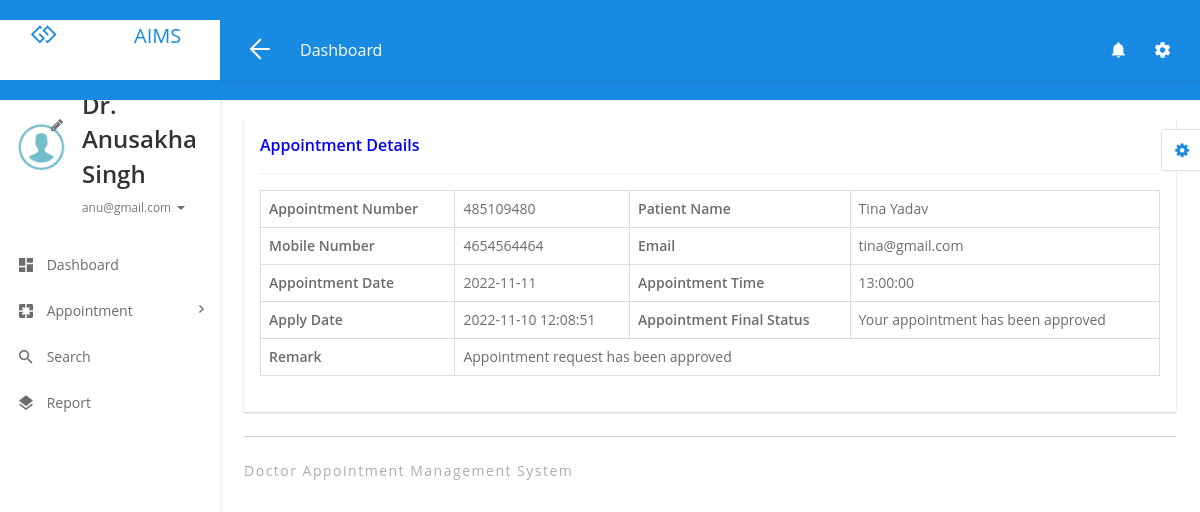
Before: /doctor/view-appointment-detail.php?editid=3&&aptid=485109480 (signed in) with the older database file.
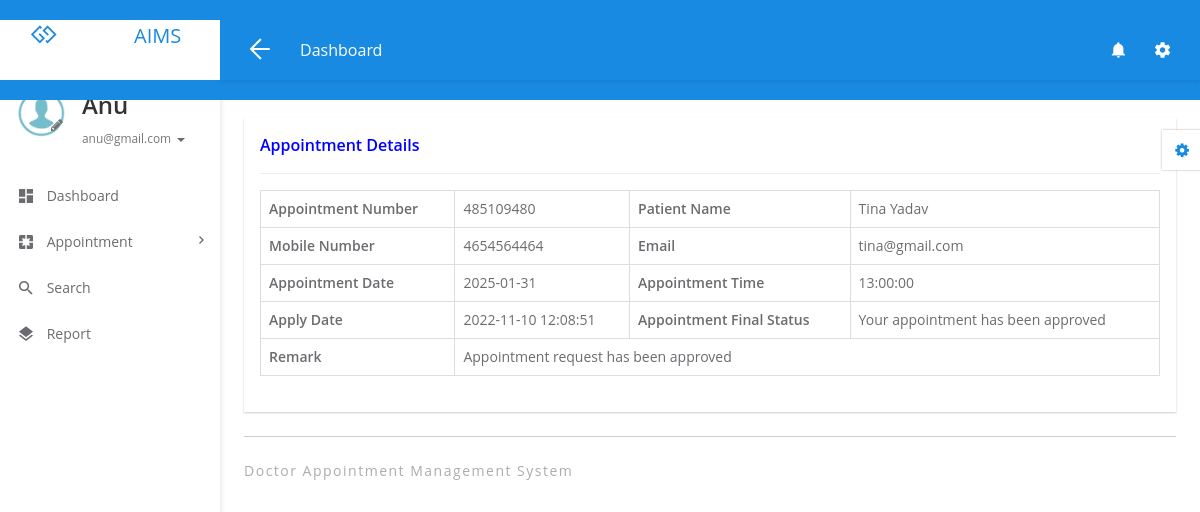
After: the same page with the newer database file.
### tables this page shows
CREATE TABLE tbldoctor (
  ID int(5) NOT NULL,
  FullName varchar(250) DEFAULT NULL,
  MobileNumber bigint(10) DEFAULT NULL,
  Email varchar(250) DEFAULT NULL,
  Specialization varchar(250) DEFAULT NULL,
  Password varchar(259) DEFAULT NULL,
  CreationDate timestamp NULL DEFAULT current_timestamp()
);

CREATE TABLE tblappointment (
  ID int(10) NOT NULL,
  AppointmentNumber int(10) DEFAULT NULL,
  Name varchar(250) DEFAULT NULL,
  MobileNumber bigint(20) DEFAULT NULL,
  Email varchar(250) DEFAULT NULL,
  AppointmentDate date DEFAULT NULL,
  AppointmentTime time DEFAULT NULL,
  Specialization varchar(250) DEFAULT NULL,
  Doctor int(10) DEFAULT NULL,
  Message mediumtext DEFAULT NULL,
  ApplyDate timestamp NULL DEFAULT current_timestamp(),
  Remark varchar(250) DEFAULT NULL,
  Status varchar(250) DEFAULT NULL,
  UpdationDate timestamp NULL DEFAULT NULL ON UPDATE current_timestamp()
);

### doctor/view-appointment-detail.php (the view, shortened to what the changed rows need)
<?php
include('includes/dbconnection.php');
if (strlen($_SESSION['damsid']==0)) {
  header('location:logout.php');
  } else{
  ?>
<!DOCTYPE html>
<html lang="en">
<head>
	<link rel="stylesheet" href="libs/bower/font-awesome/css/font-awesome.min.css">
	<link rel="stylesheet" href="libs/bower/material-design-iconic-font/dist/css/material-design-iconic-font.css">
	<link rel="stylesheet" href="libs/bower/animate.css/animate.min.css">
	<link rel="stylesheet" href="libs/bower/fullcalendar/dist/fullcalendar.min.css">
	<link rel="stylesheet" href="libs/bower/perfect-scrollbar/css/perfect-scrollbar.css">
	<link rel="stylesheet" href="assets/css/bootstrap.css">
	<link rel="stylesheet" href="assets/css/core.css">
	<link rel="stylesheet" href="assets/css/app.css">
</head>
<body class="menubar-left menubar-unfold menubar-light theme-primary">
<?php include_once('includes/header.php');?>
<?php include_once('includes/sidebar.php');?>
<main id="app-main" class="app-main">
  <div class="wrap">
	<section class="app-content">
		<div class="row">
			<div class="col-md-12">
				<div class="widget">
					<header class="widget-header">
						<h4 class="widget-title" style="color: blue">Appointment Details</h4>
					</header>
					<hr class="widget-separator">
					<div class="widget-body">
						<div class="table-responsive">
							<?php
                  $eid=$_GET['editid'];
$sql="SELECT * from tblappointment  where ID=:eid";
$query = $dbh -> prepare($sql);
$query-> bindParam(':eid', $eid, PDO::PARAM_STR);
$query->execute();
$results=$query->fetchAll(PDO::FETCH_OBJ);
$cnt=1;
if($query->rowCount() > 0)
{
foreach($results as $row)
{               ?>
							<table border="1" class="table table-bordered mg-b-0">
                                            <tr>
    <th>Appointment Number</th>
    <td><?php  echo $aptno=($row->AppointmentNumber);?></td>
    <th>Patient Name</th>
    <td><?php  echo $row->Name;?></td>
  </tr>
  <tr>
    <th>Mobile Number</th>
    <td><?php  echo $row->MobileNumber;?></td>
    <th>Email</th>
    <td><?php  echo $row->Email;?></td>
  </tr>
   <tr>
    <th>Appointment Date</th>
    <td><?php  echo $row->AppointmentDate;?></td>
    <th>Appointment Time</th>
    <td><?php  echo $row->AppointmentTime;?></td>
  </tr>
  <tr>
    <th>Apply Date</th>
    <td><?php  echo $row->ApplyDate;?></td>
     <th>Appointment Final Status</th>
    <td colspan="4"> <?php  $status=$row->Status;
if($row->Status=="Approved")
{
 echo "Your appointment has been approved";
}
     ;?></td>
  </tr>
   <tr>
<th >Remark</th>
 <?php if($row->Remark==""){ ?>
                     <td colspan="3"><?php echo "Not Updated Yet"; ?></td>
<?php } else { ?>                  <td colspan="3"> <?php  echo htmlentities($row->Remark);?>
                  </td>
                  <?php } ?>
  </tr>
<?php $cnt=$cnt+1;}} ?>
</table>
<br>
					</div>
				</div>
			</div>
		</div>
	</section>
</div>
  <?php include_once('includes/footer.php');?>
</main>
<?php include_once('includes/customizer.php');?>
</body>
</html>
<?php }  ?>

### doctor/includes/sidebar.php (shortened to what the changed rows need)
<aside id="menubar" class="menubar light">
  <div class="app-user">
    <div class="media">
      <div class="media-left">
        <div class="avatar avatar-md avatar-circle">
          <a href="javascript:void(0)"><img id="profileImage" class="img-responsive" src="assets/images/images.png" alt="avatar"/></a>
          <a href="javascript:void(0)" id="editImage" style="position: absolute; top: 35px; left: 35px;">
            <i class="fa fa-pencil"></i>
          </a>
        </div>
      </div>
      <div class="media-body">
        <div class="foldable">
          <?php
$eid=$_SESSION['damsid'];
$sql="SELECT FullName,Email from  tbldoctor where ID=:eid";
$query = $dbh -> prepare($sql);
$query->bindParam(':eid',$eid,PDO::PARAM_STR);
$query->execute();
$results=$query->fetchAll(PDO::FETCH_OBJ);
foreach($results as $row)
{
$email=$row->Email;
$fname=$row->FullName;
}   ?>
          <h5><a href="javascript:void(0)" class="username"><?php  echo $fname ;?></a></h5>
          <ul>
            <li class="dropdown">
              <a href="javascript:void(0)" class="dropdown-toggle usertitle" data-toggle="dropdown" aria-haspopup="true" aria-expanded="false">
                <small><?php  echo $email;?></small>
                <span class="caret"></span>
              </a>
            </li>
          </ul>
        </div>
      </div>
    </div>
  </div>
  <div class="menubar-scroll">
    <div class="menubar-scroll-inner">
      <ul class="app-menu">
        <li class="has-submenu">
          <a href="dashboard.php">
            <i class="menu-icon zmdi zmdi-view-dashboard zmdi-hc-lg"></i>
            <span class="menu-text">Dashboard</span>
          </a>
        </li>
       <li class="has-submenu">
          <a href="javascript:void(0)" class="submenu-toggle">
            <i class="menu-icon zmdi zmdi-pages zmdi-hc-lg"></i>
            <span class="menu-text">Appointment</span>
            <i class="menu-caret zmdi zmdi-hc-sm zmdi-chevron-right"></i>
          </a>
        </li>
        <li>
          <a href="search.php">
            <i class="menu-icon zmdi zmdi-search zmdi-hc-lg"></i>
            <span class="menu-text">Search</span>
          </a>
        </li>
        <li>
          <a href="appointment-bwdates.php">
            <i class="menu-icon zmdi zmdi-layers zmdi-hc-lg"></i>
            <span class="menu-text">Report</span>
          </a>
        </li>
      </ul>
    </div>
  </div>
</aside>

Changed rows visible on the page:
changed tbldoctor "anu@gmail.com": FullName "Dr. Anusakha Singh" → "Anu"
changed tblappointment "Tina Yadav": AppointmentDate "2022-11-11" → "2025-01-31"
